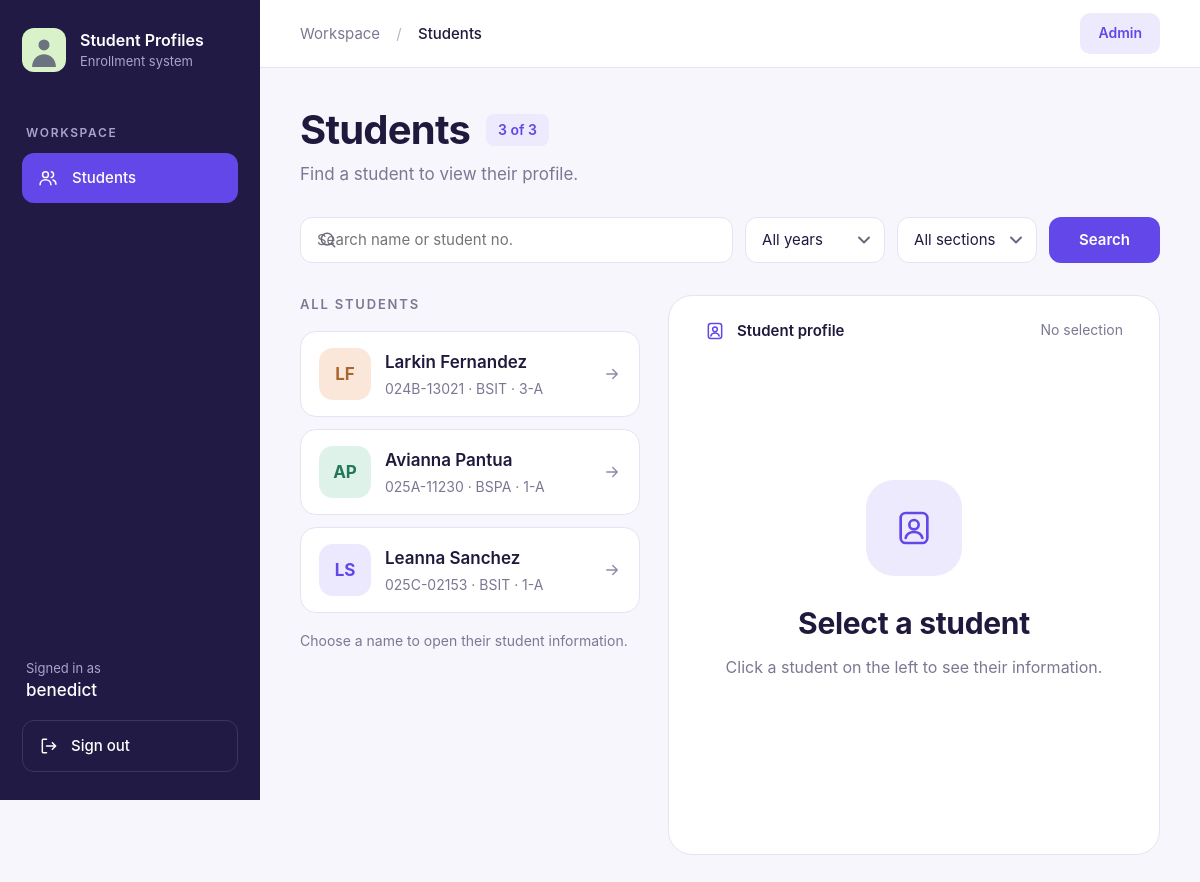
Screenshot of / (signed in) with the database file from the repository.
### students/models.py (models this page shows, shortened)
class Student(models.Model):
    YEAR_CHOICES = [
        (1, '1st year'),
        (2, '2nd year'),
        (3, '3rd year'),
        (4, '4th year'),
    ]
    STATUS_CHOICES = [
        ('Enrolled', 'Enrolled'),
        ('Pending', 'Pending'),
        ('On Leave', 'On Leave'),
        ('Dropped', 'Dropped'),
    ]
    student_number = models.CharField(max_length=20, unique=True, help_text='e.g. 01200')
    program_code = models.CharField(max_length=20, help_text='e.g. BSIT')
    program_name = models.CharField(max_length=120, help_text='e.g. BS Information Technology')
    year_level = models.PositiveSmallIntegerField(choices=YEAR_CHOICES, default=1)
    section = models.CharField(max_length=20, help_text='e.g. 1-A')
    academic_year = models.CharField(max_length=20, default='2026–2027')
    status = models.CharField(max_length=20, choices=STATUS_CHOICES, default='Enrolled')
    first_name = models.CharField(max_length=60)
    middle_name = models.CharField(max_length=60, blank=True)
    last_name = models.CharField(max_length=60)
    preferred_name = models.CharField(max_length=60, blank=True)
    email = models.EmailField(blank=True)
    phone = models.CharField('Mobile number', max_length=30, blank=True)
    birth_date = models.DateField(null=True, blank=True)
    city_province = models.CharField('City / province', max_length=120, blank=True)
    address = models.CharField('Home address', max_length=255, blank=True)
    father_name = models.CharField(max_length=120, blank=True)
    mother_name = models.CharField('Mother\'s maiden name', max_length=120, blank=True)
    guardian_name = models.CharField('Guardian / emergency contact', max_length=120, blank=True)
    guardian_relationship = models.CharField(max_length=60, blank=True)
    guardian_contact = models.CharField('Guardian contact number', max_length=30, blank=True)
    elementary_school = models.CharField(max_length=160, blank=True)
    elementary_year = models.CharField('Elementary year graduated', max_length=10, blank=True)
    high_school = models.CharField(max_length=160, blank=True)
    high_school_year = models.CharField('High school year graduated', max_length=10, blank=True)
    class Meta:
        ordering = ['last_name', 'first_name']
    @property
    def full_name(self):
        return f'{self.first_name} {self.last_name}'.strip()
    @property
    def initials(self):
        return f'{self.first_name[:1]}{self.last_name[:1]}'.upper()
    @property
    def tone(self):
        return self.pk % 3 if self.pk else 0
    @property
    def list_line(self):
        return f'{self.student_number} · {self.program_code} · {self.section}'

### students/views.py (the view)
# urls.py: path('', include('students.urls')),
@login_required
def students(request):
    q = request.GET.get('q', '').strip()
    year = request.GET.get('year', '')
    section = request.GET.get('section', '')
    selected_id = request.GET.get('id', '')
    everyone = Student.objects.all()
    results = everyone
    if q:
        results = results.filter(
            Q(first_name__icontains=q) | Q(last_name__icontains=q)
            | Q(middle_name__icontains=q) | Q(preferred_name__icontains=q)
            | Q(student_number__icontains=q)
        )
    if year.isdigit():
        results = results.filter(year_level=int(year))
    if section:
        results = results.filter(section=section)
    selected = None
    if selected_id.isdigit():
        selected = everyone.filter(pk=int(selected_id)).first()
    keep = {k: v for k, v in (('q', q), ('year', year), ('section', section)) if v}
    context = {
        'students': results,
        'total': everyone.count(),
        'shown': results.count(),
        'selected': selected,
        'year_choices': Student.YEAR_CHOICES,
        'sections': everyone.order_by('section').values_list('section', flat=True).distinct(),
        'f': {'q': q, 'year': year, 'section': section},
        'qs': urlencode(keep),
    }
    return render(request, 'students/students.html', context)

### students/templates/students/students.html (shortened to what this page needs)
{% load static %}<!DOCTYPE html>
<html lang="en">
<head>
  <link rel="stylesheet" href="{% static 'students/style.css' %}">
</head>
<body>
<div class="shell">
  <aside class="sidebar">
    <div class="brand">
      <div class="brand-mark">
        <svg viewBox="0 0 40 40"><circle cx="20" cy="14" r="6.5" fill="#6b7280"/><path d="M6 40c0-9 6.5-15 14-15s14 6 14 15z" fill="#6b7280"/></svg>
      </div>
      <div>
        <div class="brand-name">Student Profiles</div>
        <div class="brand-sub">Enrollment system</div>
      </div>
    </div>
    <p class="nav-label">Workspace</p>
    <a class="nav-link active" href="{% url 'students' %}">
      <svg class="icon" viewBox="0 0 24 24"><circle cx="9" cy="8" r="3.5"/><path d="M2.5 20c0-3.6 2.9-6 6.5-6s6.5 2.4 6.5 6"/><path d="M16 4.6a3.5 3.5 0 0 1 0 6.8M18 14.4c2.2.6 3.5 2.4 3.5 5.1"/></svg>
      Students
    </a>
    <div class="sidebar-foot">
      <div class="signed"><small>Signed in as</small><strong>{{ request.user.username }}</strong></div>
      <a class="signout" href="{% url 'logout' %}">
        <svg class="icon" viewBox="0 0 24 24"><path d="M9 4H5a1 1 0 0 0-1 1v14a1 1 0 0 0 1 1h4M16 8l4 4-4 4M20 12H9"/></svg>
        Sign out
      </a>
    </div>
  </aside>
  <div class="main">
    <header class="topbar">
      <div class="crumbs">Workspace <span>/</span> <b>Students</b></div>
      {% if request.user.is_staff %}
        <a class="admin-pill" href="{% url 'admin:students_student_changelist' %}" title="Add or edit students">Admin</a>
      {% else %}
        <div class="admin-pill">Admin</div>
      {% endif %}
    </header>
    <div class="content">
      <div class="title-row">
        <h1>Students</h1>
        <span class="count">{{ shown }} of {{ total }}</span>
      </div>
      <p class="lead">Find a student to view their profile.</p>
      <form class="searchbar" method="get">
        <div class="search-input">
          <svg class="icon" viewBox="0 0 24 24"><circle cx="11" cy="11" r="7"/><path d="M20 20l-3.5-3.5"/></svg>
          <input type="text" name="q" value="{{ f.q }}" placeholder="Search name or student no.">
        </div>
        <select name="year" aria-label="Year level">
          <option value="">All years</option>
        </select>
        <select name="section" aria-label="Section">
          <option value="">All sections</option>
        </select>
        <button type="submit">Search</button>
      </form>
      <div class="split">
        <section>
          <p class="list-label">All students</p>
          {% for s in students %}
            <a class="student-card {% if selected and selected.pk == s.pk %}active{% endif %}"
               href="?id={{ s.pk }}{% if qs %}&amp;{{ qs }}{% endif %}">
              <div class="avatar tone-{{ s.tone }}">{{ s.initials }}</div>
              <div class="meta">
                <div class="name">{{ s.full_name }}</div>
                <div class="line">{{ s.list_line }}</div>
              </div>
              <svg class="icon arrow" viewBox="0 0 24 24"><path d="M5 12h14M13 6l6 6-6 6"/></svg>
            </a>
          {% empty %}
            <div class="none">
              {% if total %}No students match your search.{% else %}No students yet. Add them in the Django admin.{% endif %}
            </div>
          {% endfor %}
          <p class="hint">Choose a name to open their student information.</p>
        </section>
        <section class="panel">
          <div class="panel-head">
            <div class="left">
              <svg class="icon" viewBox="0 0 24 24"><rect x="4" y="3" width="16" height="18" rx="3"/><circle cx="12" cy="10" r="2.8"/><path d="M7 18c.6-2.4 2.5-3.6 5-3.6s4.4 1.2 5 3.6"/></svg>
              Student profile
            </div>
            <div class="right">{% if selected %}{{ selected.student_number }}{% else %}No selection{% endif %}</div>
          </div>
          {% if selected %}
            <div class="profile-top">
              <div class="avatar xl tone-0">{{ selected.initials }}</div>
              <div class="who">
                <h2>{{ selected.full_name }}</h2>
                <p>{{ selected.program_code }} · {{ selected.get_year_level_display }} · Section {{ selected.section }}</p>
              </div>
              <span class="badge {{ selected.status|slugify }}">{{ selected.status }}</span>
            </div>
            <div class="group">
              <h3>Academic information</h3>
              <div class="grid">
                {% include 'students/_item.html' with label="Student number" value=selected.student_number %}
                {% include 'students/_item.html' with label="Year & section" value=selected.year_and_section %}
                {% include 'students/_item.html' with label="Program" value=selected.program_display %}
                {% include 'students/_item.html' with label="Academic year" value=selected.academic_year %}
              </div>
            </div>
            <div class="group">
              <h3>Personal &amp; contact information</h3>
              <div class="grid">
                {% include 'students/_item.html' with label="Email address" value=selected.email %}
                {% include 'students/_item.html' with label="Date of birth" value=selected.birth_date|date:"j F Y" %}
                {% include 'students/_item.html' with label="City / province" value=selected.city_province %}
                {% include 'students/_item.html' with label="Preferred name" value=selected.display_preferred %}
                {% include 'students/_item.html' with label="Mobile number" value=selected.phone %}
                {% include 'students/_item.html' with label="Home address" value=selected.address %}
              </div>
            </div>
            <div class="group">
              <h3>Family background</h3>
              <div class="grid">
                {% include 'students/_item.html' with label="Father's name" value=selected.father_name %}
                {% include 'students/_item.html' with label="Mother's maiden name" value=selected.mother_name %}
                {% include 'students/_item.html' with label="Guardian / emergency contact" value=selected.guardian_name %}
                {% include 'students/_item.html' with label="Relationship" value=selected.guardian_relationship %}
                {% include 'students/_item.html' with label="Guardian contact number" value=selected.guardian_contact %}
              </div>
            </div>
            <div class="group">
              <h3>Educational background</h3>
              <div class="grid">
                {% include 'students/_item.html' with label="Elementary school" value=selected.elementary_school %}
                {% include 'students/_item.html' with label="Year graduated" value=selected.elementary_year %}
                {% include 'students/_item.html' with label="High school" value=selected.high_school %}
                {% include 'students/_item.html' with label="Year graduated" value=selected.high_school_year %}
              </div>
            </div>
          {% else %}
            <div class="empty-state">
              <div>
                <div class="empty-ico">
                  <svg class="icon" viewBox="0 0 24 24"><rect x="4" y="3" width="16" height="18" rx="3"/><circle cx="12" cy="10" r="2.8"/><path d="M7 18c.6-2.4 2.5-3.6 5-3.6s4.4 1.2 5 3.6"/></svg>
                </div>
                <h2>Select a student</h2>
                <p>Click a student on the left to see their information.</p>
              </div>
            </div>
          {% endif %}
        </section>
      </div>
    </div>
  </div>
</div>
</body>
</html>

### rows the page displays
Student: initials "LF", full_name "Larkin Fernandez", list_line "024B-13021 · BSIT · 3-A"
Student: initials "AP", full_name "Avianna Pantua", list_line "025A-11230 · BSPA · 1-A"
Student: initials "LS", full_name "Leanna Sanchez", list_line "025C-02153 · BSIT · 1-A"

### other values shown
{{ request.user.username }} "benedict"
{{ shown }} "3"
{{ total }} "3"
